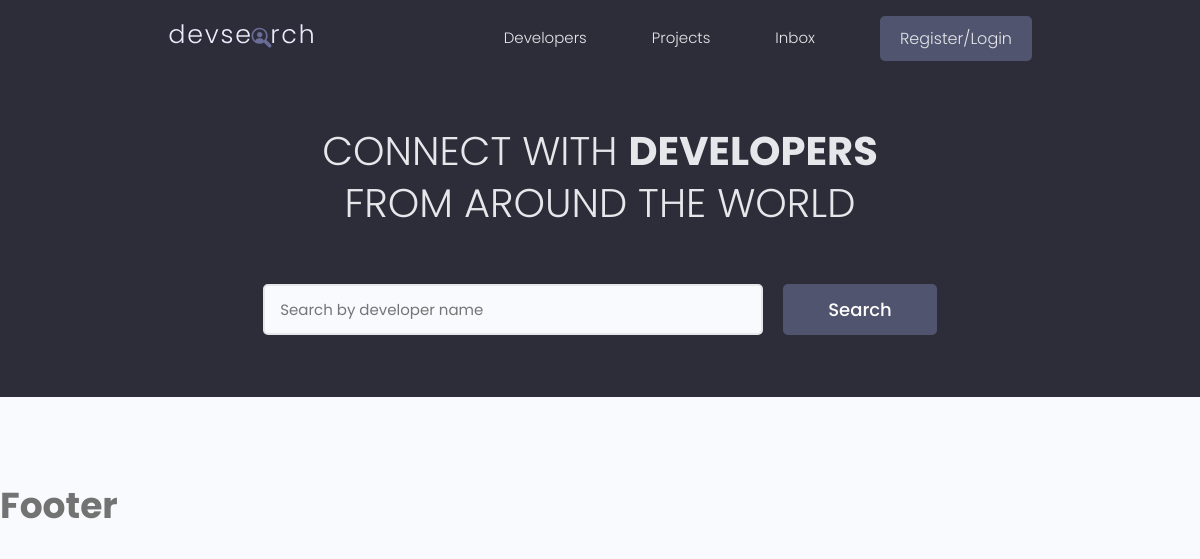
The app's page /, older data.
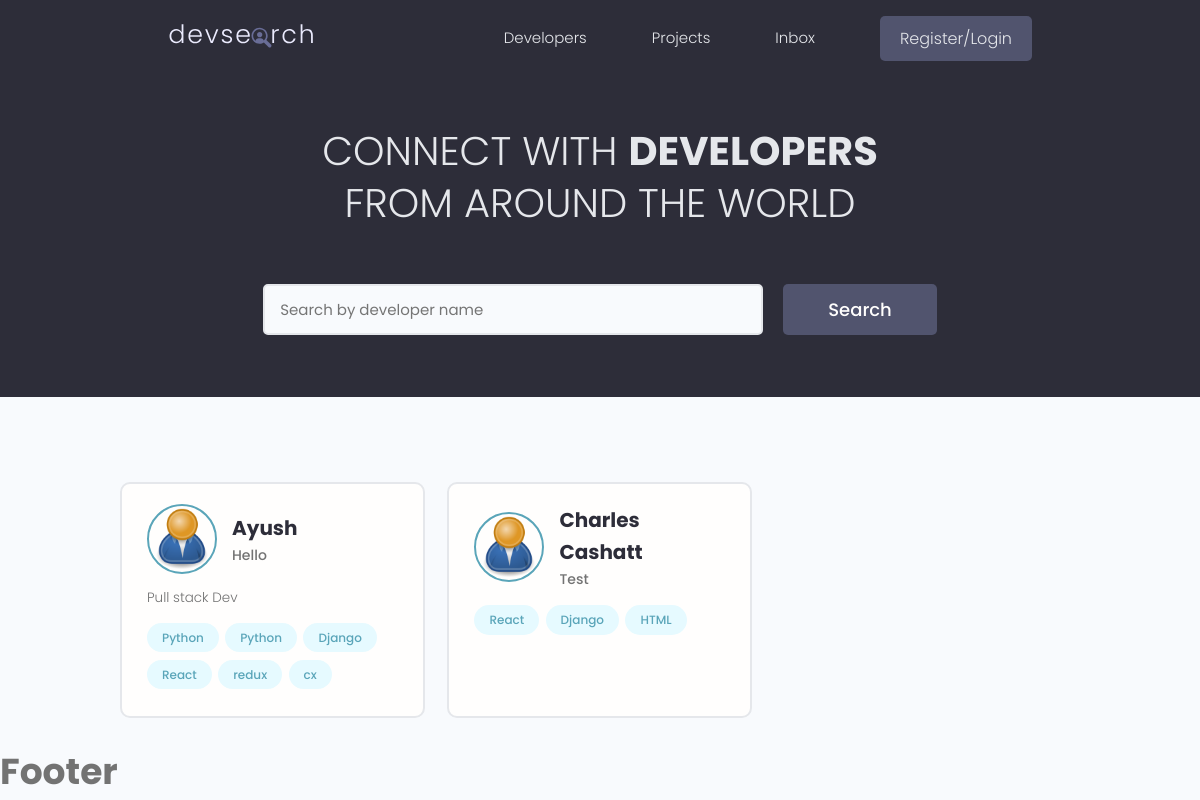
The same page, newer data.
### users/models.py (models this page shows, shortened)
class Profile(models.Model):
    id = models.UUIDField(default=uuid4, unique=True, primary_key=True, editable=False)
    created_at = models.DateTimeField(auto_now_add=True)
    user = models.OneToOneField(User, on_delete=models.CASCADE, null=True, blank=True)
    name = models.CharField(max_length=200, blank=True, null=True)
    email = models.EmailField(max_length=500,blank=True,null=True)
    username = models.CharField(max_length=200, blank=True, null=True)
    location = models.CharField(max_length=200, blank=True, null=True)
    short_intro = models.CharField(max_length=200)
    bio = models.TextField(blank=True, null=True)
    profile_image = models.ImageField(null=True, blank=True, upload_to="profile/", default="profile/user-default.png")
    social_github = models.CharField(max_length=200, blank=True, null=True)
    social_youtube = models.CharField(max_length=200, blank=True, null=True)
    social_twitter = models.CharField(max_length=200, blank=True, null=True)
    social_linkedin = models.CharField(max_length=200, blank=True, null=True)
    social_website = models.CharField(max_length=200, blank=True, null=True)

class Skill(models.Model):
    owner = models.ForeignKey(Profile, on_delete=models.CASCADE, null=True, blank=True)
    name = models.CharField(max_length=200, blank=True, null=True)
    description = models.TextField(max_length=200, blank=True, null=True)
    id = models.UUIDField(default=uuid4, unique=True, primary_key=True, editable=False)
    created_at = models.DateTimeField(auto_now_add=True)
    def __str__(self):
        return str(self.name)

### users/views.py (the view)
# urls.py: path("", views.profile, name="profile"),
def profile(request):
    profile = Profile.objects.all()
    context = {"profiles": profile}
    return render(request, "users/profiles.html", context=context)

### users/templates/users/profiles.html (shortened to what this page needs)
{% extends 'base.html' %}
{% block content %}
   <main class="home">
    <section class="hero-section text-center">
      <div class="container container--narrow">
        <div class="hero-section__box">
          <h2>CONNECT WITH <span>DEVELOPERS</span></h2>
          <h2>FROM AROUND THE WORLD</h2>
        </div>
        <div class="hero-section__search">
          <form class="form" action="#" method="get">
            <div class="form__field">
              <input class="input input--text" id="formInput#search" type="text" name="text"
                placeholder="Search by developer name" />
            </div>
            <input class="btn btn--sub btn--lg" type="submit" value="Search" />
          </form>
        </div>
      </div>
    </section>
    <section class="devlist">
      <div class="container">
        <div class="grid grid--three">
            {% for profile in profiles %}
          <div class="column card">
            <div class="dev">
              <a href="{% url 'user-profile' profile.id %}" class="card__body">
                <div class="dev__profile">
                  <img class="avatar avatar--md" src="{{ profile.profile_image.url }}" alt="image" />
                  <div class="dev__meta">
                    <h3>{{ profile.name }}</h3>
                    <h5>{{ profile.short_intro| slice:"60" }}</h5>
                  </div>
                </div>
                <p class="dev__info">
                  {{ profile.bio | slice:"150"}}
                </p>
                <div class="dev__skills">
                    {% for item  in profile.skill_set.all %}
                    <span class="tag tag--pill tag--main">
                    <small>{{ item }}</small>
                  </span>
                    {% endfor %}
                </div>
              </a>
            </div>
          </div>
            {% endfor %}
        </div>
      </div>
    </section>
  </main>
{% endblock %}

Row changes from the older to the newer data that the page shows:
added Profile: profile_image (placeholder picture), name "Ayush", short_intro "Hello", bio "Pull stack Dev"
added Skill: name "Python", shown under "Ayush"
added Skill: name "Python", shown under "Ayush"
added Skill: name "Django", shown under "Ayush"
added Skill: name "React", shown under "Ayush"
added Skill: name "redux", shown under "Ayush"
added Skill: name "cx", shown under "Ayush"
added Profile: profile_image (placeholder picture), name "Charles Cashatt", short_intro "Test"
added Skill: name "React", shown under "Charles Cashatt"
added Skill: name "Django", shown under "Charles Cashatt"
added Skill: name "HTML", shown under "Charles Cashatt"
